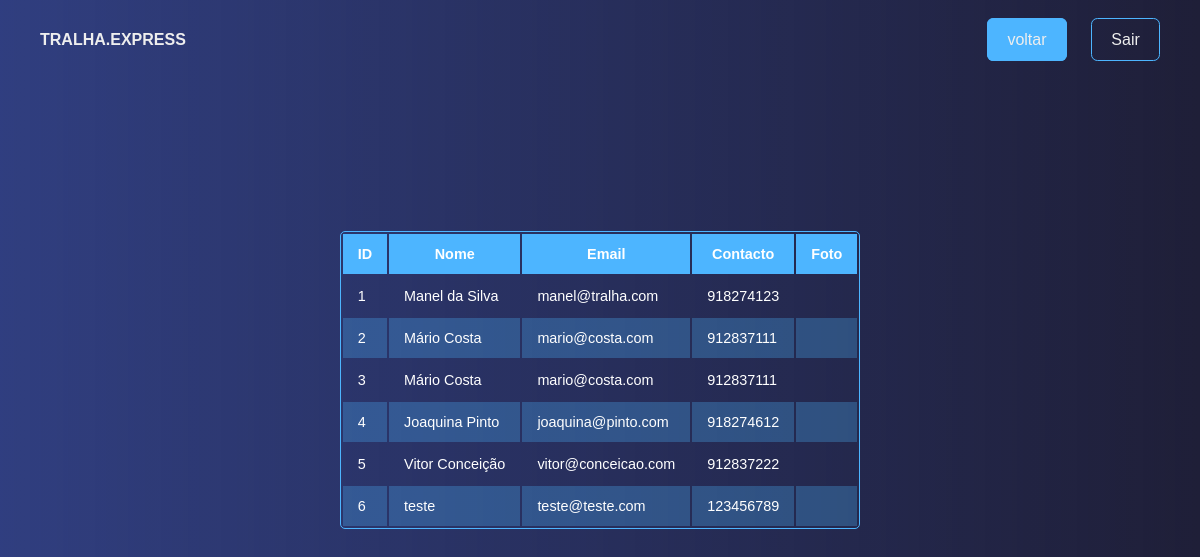
Page /clientes.php?id=1 on the committed database.
### tables this page shows
CREATE TABLE `clientes` (
  `id_cliente` int(11) NOT NULL,
  `nome_cliente` varchar(30) NOT NULL,
  `email_cliente` varchar(30) NOT NULL,
  `contacto_cliente` varchar(9) NOT NULL,
  `senha` varchar(100) NOT NULL,
  `tipo` varchar(10) NOT NULL DEFAULT 'user',
  `foto_cliente` varchar(100) NOT NULL
);

### clientes.php (the view, shortened to what this page needs)
<!DOCTYPE html>
<html lang="en">
<head>
    <link rel="stylesheet" href="css/style.css">
    <link rel="stylesheet" href="https://cdnjs.cloudflare.com/ajax/libs/font-awesome/6.1.1/css/all.min.css" />
</head>
<body>
    <?php
    $cliente=$_GET['id'];
    $mysqli = new mysqli("localhost","root","","pw1_bd_tralhaexpress");
    $sql_agendamentos = "SELECT * FROM clientes ORDER BY id_cliente ASC ";
    $result_agendamentos=mysqli_query($mysqli,$sql_agendamentos);
    ?>
    <section id="perfil" class="cliente">
        <div class="navbar">
            <div class="logo">TRALHA.EXPRESS</div>
            <?php
                echo '
                <div class="links">
                    <a class="btn" href="gerente.php?id='.$cliente.'">voltar</a>
                    <a class="btn-second" href="login.php">Sair</a>
                </div>
                '
            ?>
        </div>
        <div class="agendamentos-area">
            <div class="agendamentos-table">
                <table>
                <thead>
                    <tr>
                        <th>ID</th>
                        <th>Nome</th>
                        <th>Email</th>
                        <th>Contacto</th>
                        <th>Foto</th>
                    </tr>
                </thead>
                <tbody>
                    <?php
                        while($agenda_data = mysqli_fetch_assoc($result_agendamentos)) {
                            echo "<tr><br>";
                            echo "<td>".$agenda_data['id_cliente']."</td>";
                            echo "<td>".$agenda_data['nome_cliente']."</td>";
                            echo "<td>".$agenda_data['email_cliente']."</td>";
                            echo "<td>".$agenda_data['contacto_cliente']."</td>";
                            echo "<td>".$agenda_data['foto_cliente']."</td>";
                            echo "</tr>";
                        }
                    ?>
                </tbody>
                </table>
            </div>
        </div>
    </section>
</body>
</html>

### css/style.css (style rules this page uses)
body { margin: 0px; padding: 0; font-family: sans-serif; background: var(--bg-color); }
:root { --bg-color: #2c2c6c; --bg-color-gradient: linear-gradient(90deg, rgba(77, 181, 255, 0.137) 0%, rgba(31,31,56,1) 100%); --bg-btn-color:#4db5ff; --btn-color: #1f1f38; --table-light: #4db1f84b; --bg-placeholder: rgb(224, 224, 224); --bg-wite: #eee; --transition: all ease .5s; }
section { background: var(--bg-color-gradient); width: 100%; min-height: 100vh; animation: slide .6s ease-in-out both; }
.btn { border: 1px solid var(--bg-btn-color); border-radius: 0.4rem; color: var(--btn-color); cursor: pointer; padding: 0.75rem 1.2rem; transition: all .4s ease; transition: var(--transition); text-decoration: none; background: var(--bg-btn-color); }
.btn-second { border: 1px solid var(--bg-btn-color); border-radius: 0.4rem; color: var(--bg-btn-color); cursor: pointer; padding: 0.75rem 1.2rem; transition: all .4s ease; transition: var(--transition); text-decoration: none; background: transparent; }
.navbar { position: absolute; background: transparent; width: 100%; height: 80px; display: flex; justify-content: space-between; align-items: center; }
.logo { margin-left: 40px; font-weight: bold; color: var(--bg-wite); }
.links { margin-right: 40px; }
.links a { text-decoration: none; margin-left: 20px; color: var(--bg-wite); transition: var(--transition); }
.agendamentos-area { padding-top: 135px; gap: 5px; display: flex; align-items: center; justify-content: center; }
table { overflow: hidden; border-radius: 5px; border: 1px solid var(--bg-btn-color); }
.agendamentos-table { border-collapse: collapse; font-size: 0.9em; }
.agendamentos-table thead tr { background: var(--bg-btn-color); color: #fff; text-align: center; font-weight: bold; }
.agendamentos-table th, .agendamentos-table td { padding: 12px 15px; }
.agendamentos-table tbody tr { border-bottom: 1px solid var(--bg-btn-color); color: #fff; }
.agendamentos-table tbody tr:nth-of-type(even) { background-color: var(--table-light); }
.agendamentos-table tbody tr:last-of-type { border-bottom: 2px solid yellow ; }

### rows in the picture
clientes: id_cliente "1", nome_cliente "Manel da Silva", email_cliente "manel@tralha.com", contacto_cliente "918274123"
clientes: id_cliente "2", nome_cliente "Mário Costa", email_cliente "mario@costa.com", contacto_cliente "912837111"
clientes: id_cliente "3", nome_cliente "Mário Costa", email_cliente "mario@costa.com", contacto_cliente "912837111"
clientes: id_cliente "4", nome_cliente "Joaquina Pinto", email_cliente "joaquina@pinto.com", contacto_cliente "918274612"
clientes: id_cliente "5", nome_cliente "Vitor Conceição", email_cliente "vitor@conceicao.com", contacto_cliente "912837222"
clientes: id_cliente "6", nome_cliente "teste", email_cliente "teste@teste.com", contacto_cliente "123456789"
